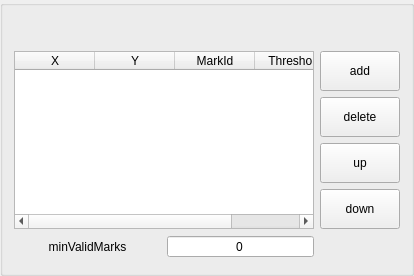
          <widget class="GroupBox" name="gpb_backAlign_point">
           <property name="minimumSize">
            <size>
             <width>409</width>
             <height>0</height>
            </size>
           </property>
           <property name="title">
            <string/>
           </property>
           <layout class="QGridLayout" name="gridLayout_12">
            <property name="topMargin">
             <number>45</number>
            </property>
            <property name="bottomMargin">
             <number>15</number>
            </property>
            <item row="1" column="2">
             <widget class="QPushButton" name="backAlign_delete_pushbutton">
              <property name="sizePolicy">
               <sizepolicy hsizetype="Preferred" vsizetype="Preferred">
                <horstretch>0</horstretch>
                <verstretch>0</verstretch>
               </sizepolicy>
              </property>
              <property name="minimumSize">
               <size>
                <width>0</width>
                <height>0</height>
               </size>
              </property>
              <property name="maximumSize">
               <size>
                <width>150</width>
                <height>40</height>
               </size>
              </property>
              <property name="text">
               <string>delete</string>
              </property>
             </widget>
            </item>
            <item row="3" column="2">
             <widget class="QPushButton" name="backAlign_down_pushbutton">
              <property name="sizePolicy">
               <sizepolicy hsizetype="Preferred" vsizetype="Preferred">
                <horstretch>0</horstretch>
                <verstretch>0</verstretch>
               </sizepolicy>
              </property>
              <property name="minimumSize">
               <size>
                <width>0</width>
                <height>0</height>
               </size>
              </property>
              <property name="maximumSize">
               <size>
                <width>150</width>
                <height>40</height>
               </size>
              </property>
              <property name="text">
               <string>down</string>
              </property>
             </widget>
            </item>
            <item row="4" column="1">
             <widget class="QSpinBox" name="spb_backMinValidMarks">
              <property name="alignment">
               <set>Qt::AlignCenter</set>
              </property>
              <property name="buttonSymbols">
               <enum>QAbstractSpinBox::NoButtons</enum>
              </property>
             </widget>
            </item>
            <item row="4" column="0">
             <widget class="QLabel" name="lbl_backMinValidMarks">
              <property name="text">
               <string>minValidMarks</string>
              </property>
              <property name="alignment">
               <set>Qt::AlignCenter</set>
              </property>
             </widget>
            </item>
            <item row="0" column="2">
             <widget class="QPushButton" name="backAlign_add_pushButton">
              <property name="sizePolicy">
               <sizepolicy hsizetype="Preferred" vsizetype="Preferred">
                <horstretch>0</horstretch>
                <verstretch>0</verstretch>
               </sizepolicy>
              </property>
              <property name="minimumSize">
               <size>
                <width>80</width>
                <height>0</height>
               </size>
              </property>
              <property name="maximumSize">
               <size>
                <width>80</width>
                <height>40</height>
               </size>
              </property>
              <property name="text">
               <string>add</string>
              </property>
             </widget>
            </item>
            <item row="2" column="2">
             <widget class="QPushButton" name="backAlign_up_pushbutton">
              <property name="sizePolicy">
               <sizepolicy hsizetype="Preferred" vsizetype="Preferred">
                <horstretch>0</horstretch>
                <verstretch>0</verstretch>
               </sizepolicy>
              </property>
              <property name="minimumSize">
               <size>
                <width>0</width>
                <height>0</height>
               </size>
              </property>
              <property name="maximumSize">
               <size>
                <width>150</width>
                <height>40</height>
               </size>
              </property>
              <property name="text">
               <string>up</string>
              </property>
             </widget>
            </item>
            <item row="0" column="0" rowspan="4" colspan="2">
             <widget class="QTableWidget" name="backAlign_tableWidget">
              <property name="sizePolicy">
               <sizepolicy hsizetype="Preferred" vsizetype="Preferred">
                <horstretch>0</horstretch>
                <verstretch>0</verstretch>
               </sizepolicy>
              </property>
              <property name="minimumSize">
               <size>
                <width>300</width>
                <height>100</height>
               </size>
              </property>
              <property name="layoutDirection">
               <enum>Qt::LeftToRight</enum>
              </property>
              <attribute name="horizontalHeaderMinimumSectionSize">
               <number>30</number>
              </attribute>
              <attribute name="horizontalHeaderDefaultSectionSize">
               <number>80</number>
              </attribute>
              <column>
               <property name="text">
                <string>X</string>
               </property>
              </column>
              <column>
               <property name="text">
                <string>Y</string>
               </property>
              </column>
              <column>
               <property name="text">
                <string>MarkId</string>
               </property>
              </column>
              <column>
               <property name="text">
                <string>Threshold</string>
               </property>
              </column>
             </widget>
            </item>
           </layout>
          </widget>
